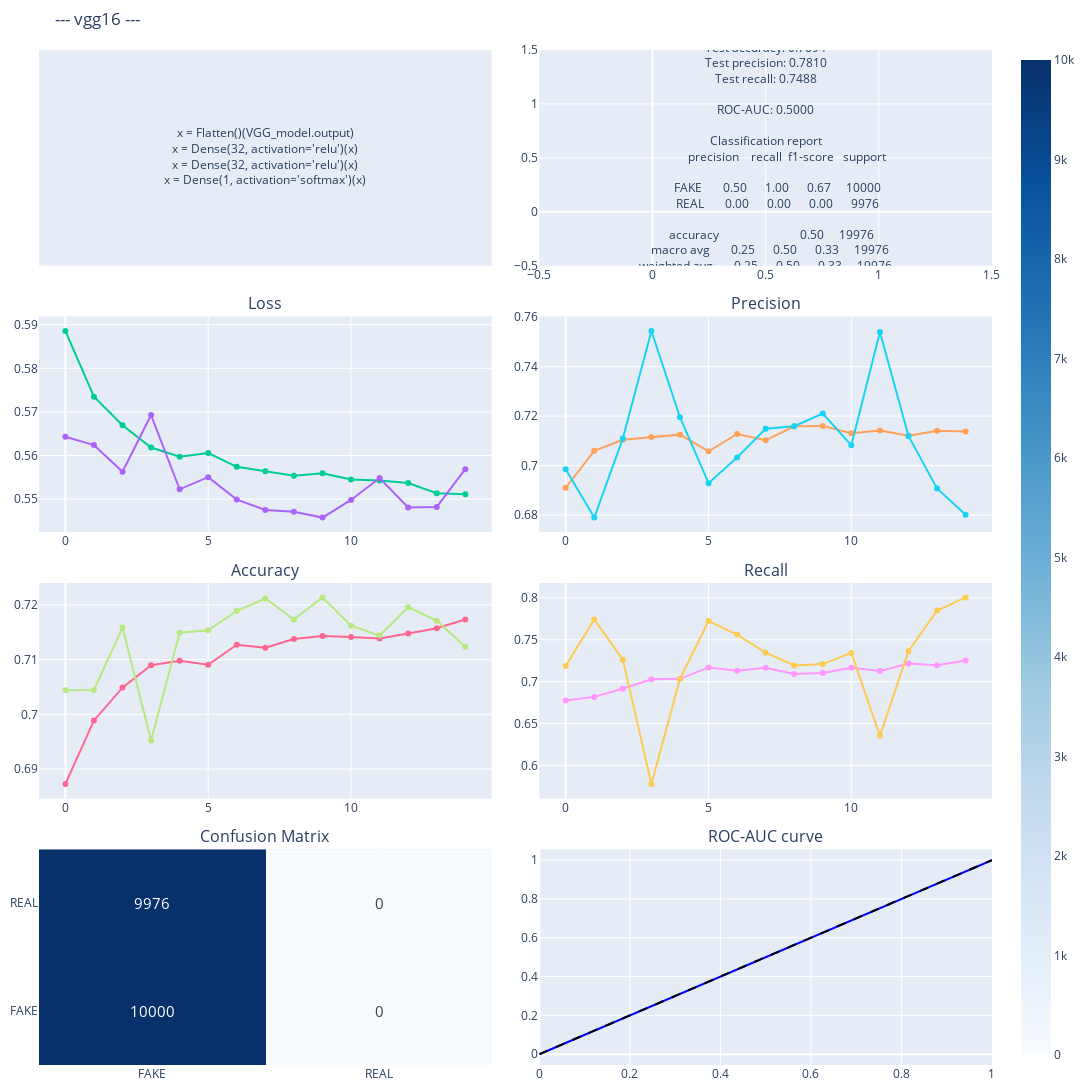

The cell this chart's notebook holds for it:
### Code cell
fig = make_subplots(
    rows=4, cols=2, 
    subplot_titles=("", "",
                    "Loss", "Precision", 
                    "Accuracy", 'Recall',
                    'Confusion Matrix', 'ROC-AUC curve'), 
    horizontal_spacing=0.05, 
    vertical_spacing=0.05  
)

fig.add_trace(
    go.Scatter(
        x=[0.5], y=[0.5], 
        text=[
            top_layers_text
        ],
        mode='text',
        showlegend=False,
    ),
    row=1, col=1  
)

fig.add_trace(
    go.Scatter(
        x=[0.5], y=[0.5], 
        text=[
            f"Test loss: {test_loss:.4f}<br>"
            f"Test accuracy: {test_acc:.4f}<br>"
            f"Test precision: {test_prec:.4f}<br>"
            f"Test recall: {test_recall:.4f}<br><br>"
            f"ROC-AUC: {roc_auc:.4f}<br><br>"
            f"Classification report<br>"
            f"{report.replace('\n','<br>')}"
        ],
        mode='text',
        showlegend=False,
    ),
    row=1, col=2  
)


# fig.update_layout(
#     annotations=[dict(text="Model Metrics", x=0.25, y=1.05, showarrow=False, xref="paper", yref="paper", font=dict(size=16))], 
# )

# Hide the axes for the annotation row
fig.update_xaxes(visible=False, row=1, col=1)
fig.update_yaxes(visible=False, row=1, col=1)


# Loss and Precision
fig.add_trace(fig_metrics['data'][0], row=2, col=1)
fig.add_trace(fig_metrics['data'][1], row=2, col=1)
fig.add_trace(fig_metrics['data'][2], row=2, col=2)
fig.add_trace(fig_metrics['data'][3], row=2, col=2)

# Accuracy and Recall 
fig.add_trace(fig_metrics['data'][4], row=3, col=1)
fig.add_trace(fig_metrics['data'][5], row=3, col=1)
fig.add_trace(fig_metrics['data'][6], row=3, col=2)
fig.add_trace(fig_metrics['data'][7], row=3, col=2)

# Confusion Matrix and ROC-AUC curve 
fig.add_trace(fig_confMatrix['data'][0], row=4, col=1)
fig.add_trace(fig_rocauc['data'][0], row=4, col=2)
fig.add_trace(fig_rocauc['data'][1], row=4, col=2)

fig.update_layout(
    height=400*4, 
    width=1400, 
    title_text=f"--- {MODEL.name} ---",
    showlegend=False, 
    margin=dict(l=10, r=10, t=50, b=10),  
)

fig.show()

### Figure 1 — Plotly figure (JSON) as saved in the notebook; plotly's stock layout.template omitted (floating-point values rounded to 4 significant figures)
{"data": [{"mode": "text", "showlegend": false, "text": ["x = Flatten()(VGG_model.output)<br>x = Dense(32, activation='relu')(x)<br>x = Dense(32, activation='relu')(x)<br>x = Dense(1, activation='softmax')(x)"], "type": "scatter", "x": [0.5], "xaxis": "x", "y": [0.5], "yaxis": "y"}, {"mode": "text", "showlegend": false, "text": ["Test loss: 0.4830<br>Test accuracy: 0.7694<br>Test precision: 0.7810<br>Test recall: 0.7488<br><br>ROC-AUC: 0.5000<br><br>Classification report<br>              precision    recall  f1-score   support<br><br>        FAKE       0.50      1.00      0.67     10000<br>        REAL       0.00      0.00      0.00      9976<br><br>    accuracy                           0.50     19976<br>   macro avg       0.25      0.50      0.33     19976<br>weighted avg       0.25      0.50      0.33     19976<br>"], "type": "scatter", "x": [0.5], "xaxis": "x2", "y": [0.5], "yaxis": "y2"}, {"mode": "lines+markers", "name": "Train Loss", "type": "scatter", "x": [0, 1, 2, 3, 4, 5, 6, 7, 8, 9, 10, 11, 12, 13, 14], "xaxis": "x3", "y": [0.5886, 0.5735, 0.5669, 0.5618, 0.5597, 0.5606, 0.5574, 0.5564, 0.5554, 0.5559, 0.5545, 0.5543, 0.5537, 0.5513, 0.5511], "yaxis": "y3"}, {"mode": "lines+markers", "name": "Val Loss", "type": "scatter", "x": [0, 1, 2, 3, 4, 5, 6, 7, 8, 9, 10, 11, 12, 13, 14], "xaxis": "x3", "y": [0.5643, 0.5624, 0.5563, 0.5693, 0.5522, 0.555, 0.5499, 0.5475, 0.5471, 0.5458, 0.5498, 0.5548, 0.5481, 0.5482, 0.5569], "yaxis": "y3"}, {"mode": "lines+markers", "name": "Train precision", "type": "scatter", "x": [0, 1, 2, 3, 4, 5, 6, 7, 8, 9, 10, 11, 12, 13, 14], "xaxis": "x4", "y": [0.691, 0.706, 0.7105, 0.7116, 0.7125, 0.7058, 0.7128, 0.7102, 0.7159, 0.7161, 0.7131, 0.7142, 0.7121, 0.7141, 0.7138], "yaxis": "y4"}, {"mode": "lines+markers", "name": "Val precision", "type": "scatter", "x": [0, 1, 2, 3, 4, 5, 6, 7, 8, 9, 10, 11, 12, 13, 14], "xaxis": "x4", "y": [0.6985, 0.679, 0.711, 0.7545, 0.7196, 0.6929, 0.7033, 0.7149, 0.716, 0.7211, 0.7082, 0.7541, 0.712, 0.6908, 0.6801], "yaxis": "y4"}, {"mode": "lines+markers", "name": "Train accuracy", "type": "scatter", "x": [0, 1, 2, 3, 4, 5, 6, 7, 8, 9, 10, 11, 12, 13, 14], "xaxis": "x5", "y": [0.6873, 0.6989, 0.7049, 0.709, 0.7098, 0.7091, 0.7127, 0.7122, 0.7138, 0.7143, 0.7141, 0.7139, 0.7148, 0.7157, 0.7173], "yaxis": "y5"}, {"mode": "lines+markers", "name": "Val accuracy", "type": "scatter", "x": [0, 1, 2, 3, 4, 5, 6, 7, 8, 9, 10, 11, 12, 13, 14], "xaxis": "x5", "y": [0.7044, 0.7044, 0.7159, 0.6952, 0.7149, 0.7154, 0.7189, 0.7212, 0.7173, 0.7214, 0.7162, 0.7144, 0.7196, 0.7171, 0.7124], "yaxis": "y5"}, {"mode": "lines+markers", "name": "Train recall", "type": "scatter", "x": [0, 1, 2, 3, 4, 5, 6, 7, 8, 9, 10, 11, 12, 13, 14], "xaxis": "x6", "y": [0.6774, 0.6818, 0.6914, 0.7029, 0.7033, 0.717, 0.713, 0.7165, 0.7091, 0.7103, 0.7166, 0.7126, 0.7215, 0.7196, 0.7253], "yaxis": "y6"}, {"mode": "lines+markers", "name": "Val recall", "type": "scatter", "x": [0, 1, 2, 3, 4, 5, 6, 7, 8, 9, 10, 11, 12, 13, 14], "xaxis": "x6", "y": [0.7187, 0.7743, 0.7262, 0.5778, 0.7032, 0.7724, 0.7561, 0.7346, 0.7193, 0.7209, 0.7343, 0.6353, 0.7363, 0.7849, 0.8005], "yaxis": "y6"}, {"colorscale": [[0, "rgb(247,251,255)"], [0.125, "rgb(222,235,247)"], [0.25, "rgb(198,219,239)"], [0.375, "rgb(158,202,225)"], [0.5, "rgb(107,174,214)"], [0.625, "rgb(66,146,198)"], [0.75, "rgb(33,113,181)"], [0.875, "rgb(8,81,156)"], [1, "rgb(8,48,107)"]], "hoverongaps": false, "showscale": true, "text": [[10000, 0], [9976, 0]], "textfont": {"size": 15}, "texttemplate": "%{text}", "type": "heatmap", "x": ["FAKE", "REAL"], "xaxis": "x7", "y": ["FAKE", "REAL"], "yaxis": "y7", "z": [[10000, 0], [9976, 0]]}, {"line": {"color": "blue", "width": 2}, "mode": "lines", "name": "ROC curve (AUC = 0.50)", "type": "scatter", "x": [0, 1], "xaxis": "x8", "y": [0, 1], "yaxis": "y8"}, {"hoverinfo": "skip", "line": {"color": "black", "dash": "dash"}, "mode": "lines", "showlegend": false, "type": "scatter", "x": [0, 1], "xaxis": "x8", "y": [0, 1], "yaxis": "y8"}], "layout": {"annotations": [{"font": {"size": 16}, "showarrow": false, "text": "Loss", "x": 0.2375, "xanchor": "center", "xref": "paper", "y": 0.7375, "yanchor": "bottom", "yref": "paper"}, {"font": {"size": 16}, "showarrow": false, "text": "Precision", "x": 0.7625, "xanchor": "center", "xref": "paper", "y": 0.7375, "yanchor": "bottom", "yref": "paper"}, {"font": {"size": 16}, "showarrow": false, "text": "Accuracy", "x": 0.2375, "xanchor": "center", "xref": "paper", "y": 0.475, "yanchor": "bottom", "yref": "paper"}, {"font": {"size": 16}, "showarrow": false, "text": "Recall", "x": 0.7625, "xanchor": "center", "xref": "paper", "y": 0.475, "yanchor": "bottom", "yref": "paper"}, {"font": {"size": 16}, "showarrow": false, "text": "Confusion Matrix", "x": 0.2375, "xanchor": "center", "xref": "paper", "y": 0.2125, "yanchor": "bottom", "yref": "paper"}, {"font": {"size": 16}, "showarrow": false, "text": "ROC-AUC curve", "x": 0.7625, "xanchor": "center", "xref": "paper", "y": 0.2125, "yanchor": "bottom", "yref": "paper"}], "height": 1600, "margin": {"b": 10, "l": 10, "r": 10, "t": 50}, "showlegend": false, "title": {"text": "--- vgg16 ---"}, "width": 1400, "xaxis": {"anchor": "y", "domain": [0, 0.475], "visible": false}, "xaxis2": {"anchor": "y2", "domain": [0.525, 1]}, "xaxis3": {"anchor": "y3", "domain": [0, 0.475]}, "xaxis4": {"anchor": "y4", "domain": [0.525, 1]}, "xaxis5": {"anchor": "y5", "domain": [0, 0.475]}, "xaxis6": {"anchor": "y6", "domain": [0.525, 1]}, "xaxis7": {"anchor": "y7", "domain": [0, 0.475]}, "xaxis8": {"anchor": "y8", "domain": [0.525, 1]}, "yaxis": {"anchor": "x", "domain": [0.7875, 1], "visible": false}, "yaxis2": {"anchor": "x2", "domain": [0.7875, 1]}, "yaxis3": {"anchor": "x3", "domain": [0.525, 0.7375]}, "yaxis4": {"anchor": "x4", "domain": [0.525, 0.7375]}, "yaxis5": {"anchor": "x5", "domain": [0.2625, 0.475]}, "yaxis6": {"anchor": "x6", "domain": [0.2625, 0.475]}, "yaxis7": {"anchor": "x7", "domain": [0, 0.2125]}, "yaxis8": {"anchor": "x8", "domain": [0, 0.2125]}}}
